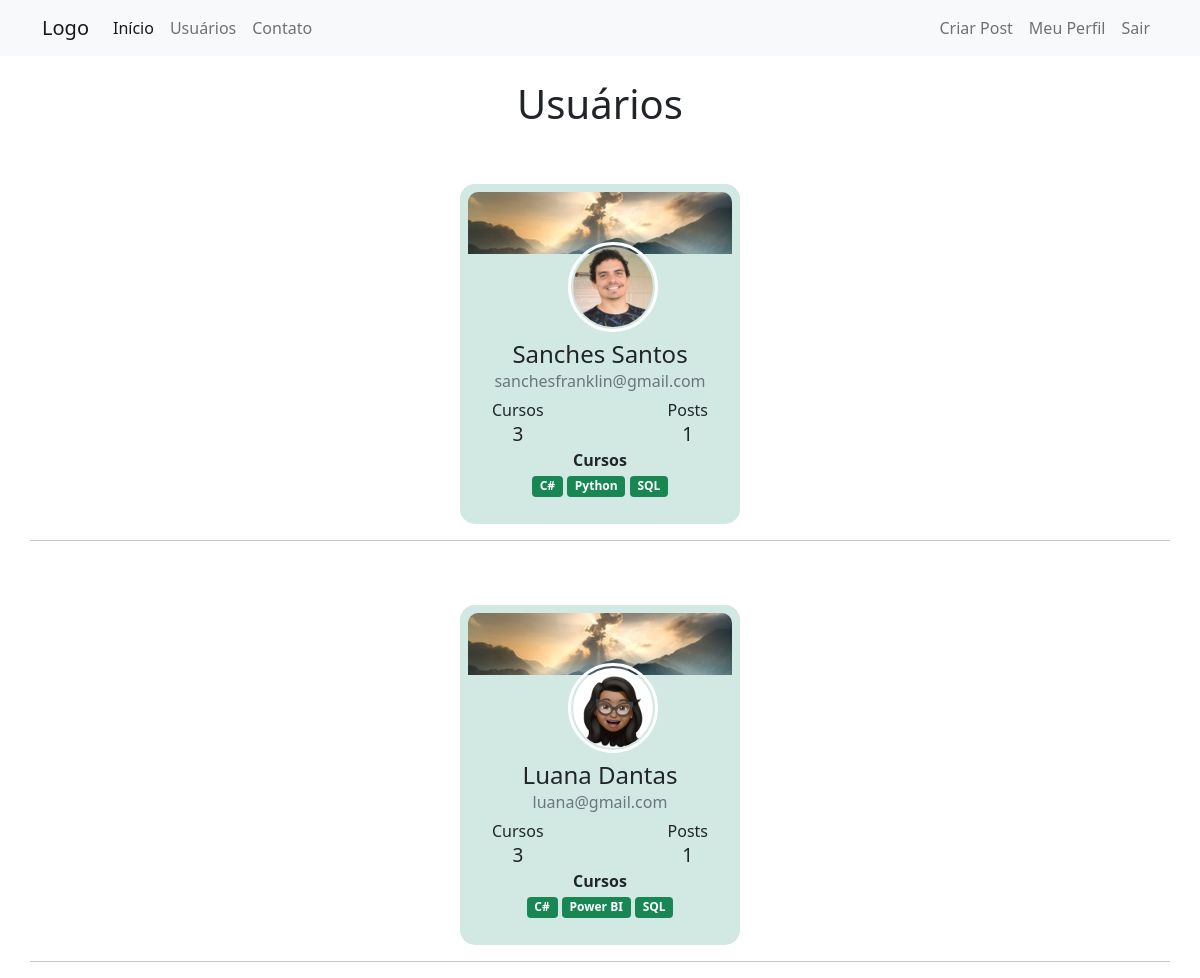
The app's page /usuarios (signed in) with its own data.
### appcomunidade/models.py (models this page shows)
class Usuario(database.Model, UserMixin):
    id = database.Column(database.Integer, primary_key=True)
    username = database.Column(database.String, nullable=False)
    email = database.Column(database.String, nullable=False, unique=True)
    senha = database.Column(database.String, nullable=False)
    foto_perfil = database.Column(database.String, default='default.jpg')
    posts = database.relationship('Post', backref='autor', lazy=True)
    cursos = database.Column(database.String, nullable=False, default='Não informado')
    def contar_posts(self):
        return len(self.posts)

### appcomunidade/routes.py (the view)
@app.route("/usuarios")
@login_required
def usuarios():
    path_foto_perfil = url_for('static', filename='fotos_perfil/')
    lista_usuarios = Usuario.query.all()
    return render_template('usuarios.html', lista_usuarios=lista_usuarios, path_foto_perfil=path_foto_perfil)

### appcomunidade/models.py (called while the page is built)
@login_manager.user_loader
def load_usuario(id_usuario):
    return Usuario.query.get(id_usuario)

### appcomunidade/templates/usuarios.html (shortened to what this page needs)
{% extends 'base.html' %} {% block body %}
<div class="container mt-4">
    <h1 style="text-align: center">Usuários</h1>
    <div class="row">
        {% for usuario in lista_usuarios %}
        <div class="col d-flex justify-content-center">
            <div class="card-usuarios mt-5 mb-3">
                <div class="upper">
                    <img
                        src="../static/imgs/capa_perfil.jpg"
                        class="img-fluid"
                    />
                </div>
                <div class="user text-center">
                    <div class="profile">
                        <img
                            src="{{ path_foto_perfil + usuario.foto_perfil }}"
                            class="rounded-circle"
                            width="80"
                        />
                    </div>
                </div>
                <div class="mt-5 text-center">
                    <h4 class="mb-0">{{usuario.username}}</h4>
                    <span class="text-muted d-block mb-2"
                        >{{usuario.email}}</span
                    >
                    <div
                        class="d-flex justify-content-between align-items-center mt-2 px-4"
                    >
                        <div class="stats-usuarios">
                            <h6 class="mb-0">Cursos</h6>
                            <span
                                >{{ current_user.cursos.count(';') + 1 }}</span
                            >
                        </div>
                        <div class="stats-usuarios">
                            <h6 class="mb-0">Posts</h6>
                            <span> {{ usuario.contar_posts() }}</span>
                        </div>
                    </div>
                </div>
                <div class="justify-content-center">
                    <div class="col" style="text-align: center">
                        <strong>Cursos</strong><br />
                        {% for curso in usuario.cursos.split(';') %}
                        <span class="badge bg-success">{{ curso }}</span>
                        {% endfor %}
                    </div>
                </div>
            </div>
        </div>
        <hr />
        {% endfor %}
    </div>
    {% endblock %}

### appcomunidade/static/main.css (style rules this page uses)
.card-usuarios { width: 280px; border: none; border-radius: 15px; padding: 8px; background-color: #d2e8e3; position: relative; height: 340px; }
.upper { height: 100px; }
.upper img { width: 100%; border-top-left-radius: 10px; border-top-right-radius: 10px; }
.user { position: relative; }
.profile img { height: 80px; width: 80px; margin-top: 2px; }
.profile { position: absolute; top: -50px; left: 38%; height: 90px; width: 90px; border: 3px solid #fff; border-radius: 50%; }
.stats-usuarios { background-color: #d2e8e3; }
.stats-usuarios span { font-size: 19px; }

### records on screen
Usuario: foto_perfil (picture), username "Sanches Santos", email "sanchesfranklin@gmail.com", cursos "3", contar_posts "1", curso "C#" "Python" "SQL"
Usuario: foto_perfil (picture), username "Luana Dantas", email "luana@gmail.com", contar_posts "1", curso "C#" "Power BI" "SQL"
